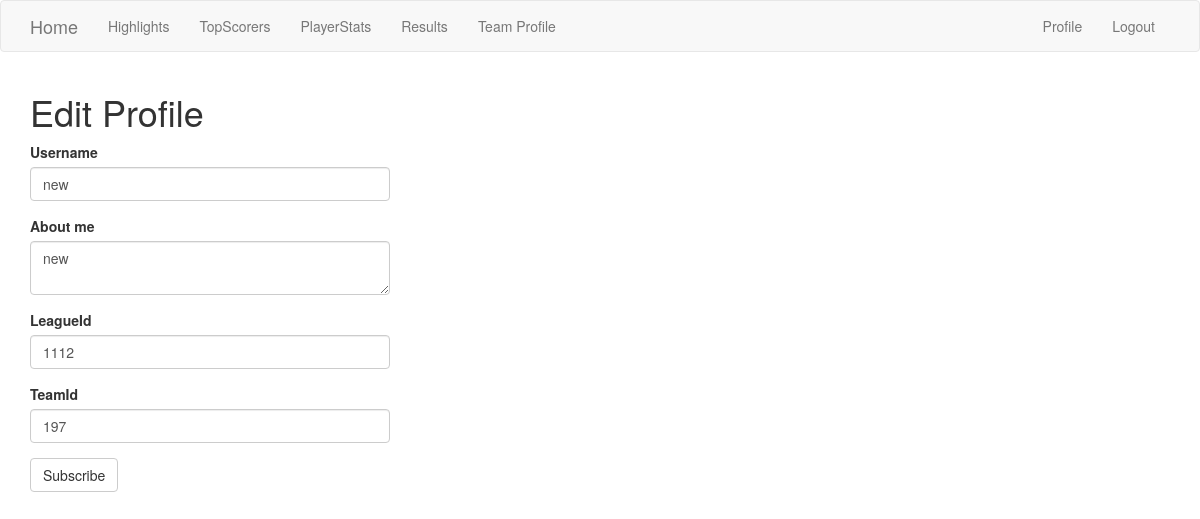
The page /edit_profile (signed in) on the database as committed earlier.
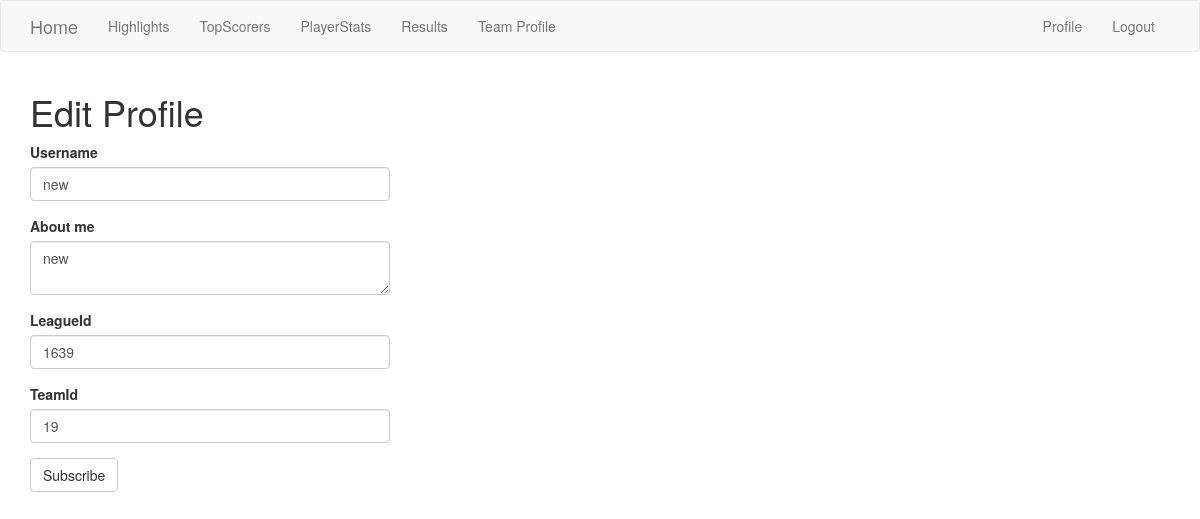
The same page on the database as committed later.
### app/models.py (models this page shows, shortened)
class User(UserMixin, db.Model):
    id = db.Column(db.Integer, primary_key=True)
    username = db.Column(db.String(64), index=True, unique=True)
    email = db.Column(db.String(120), index=True, unique=True)
    password_hash = db.Column(db.String(128))
    posts = db.relationship('Post', backref='author', lazy='dynamic')
    about_me = db.Column(db.String(140))
    last_seen = db.Column(db.DateTime, default=datetime.utcnow)
    dummy_token = jwt.encode({'some': 'payload'}, 'secret', algorithm='HS256')
    leagueId = db.Column(db.String(140))
    teamId = db.Column(db.String(140))
    followed = db.relationship(
        'User', secondary=followers,
        primaryjoin=(followers.c.follower_id == id),
        secondaryjoin=(followers.c.followed_id == id),
        backref=db.backref('followers', lazy='dynamic'), lazy='dynamic')

### app/routes.py (the view)
@app.route('/edit_profile', methods=['GET', 'POST'])
@login_required
def edit_profile():
    form = EditProfileForm(current_user.username)
    if form.validate_on_submit():
        current_user.username = form.username.data
        current_user.about_me = form.about_me.data
        current_user.leagueId = form.leagueId.data
        current_user.teamId = form.teamId.data
        db.session.commit()
        flash('Your changes have been saved.')
        return redirect(url_for('edit_profile'))
    elif request.method == 'GET':
        form.username.data = current_user.username
        form.about_me.data = current_user.about_me
        if current_user.leagueId:
            form.leagueId.data = current_user.leagueId
        if current_user.teamId:
            form.teamId.data = current_user.teamId
    return render_template('edit_profile.html', title='Edit Profile', form=form)

### app/forms.py (shortened to what this page needs)
class EditProfileForm(FlaskForm):
    username = StringField('Username', validators=[DataRequired()])
    about_me = TextAreaField('About me', validators=[Length(min=0, max=140)])
    leagueId = StringField('LeagueId', validators=[DataRequired()])
    teamId = StringField('TeamId', validators=[DataRequired()])
    submit = SubmitField('Subscribe')
    def __init__(self, original_username, *args, **kwargs):
        super(EditProfileForm, self).__init__(*args, **kwargs)
        self.original_username = original_username

### app/models.py (called while the page is built)
@login.user_loader
def load_user(id):
    return User.query.get(int(id))

### app/routes.py (called while the page is built)
@app.before_request
def before_request():
    if current_user.is_authenticated:
        current_user.last_seen = datetime.utcnow()
        db.session.commit()

### app/templates/edit_profile.html
{% extends "base.html" %}
{% import 'bootstrap/wtf.html' as wtf %}
{% block app_content %}
  <h1>Edit Profile</h1>
  <div class="row">
    <div class="col-md-4">
      {{ wtf.quick_form(form) }}
    </div>
  </div>
{% endblock %}

Rows that differ between the two databases and show on the page:
changed User "new": leagueId "1112" → "1639"; teamId "197" → "19"
